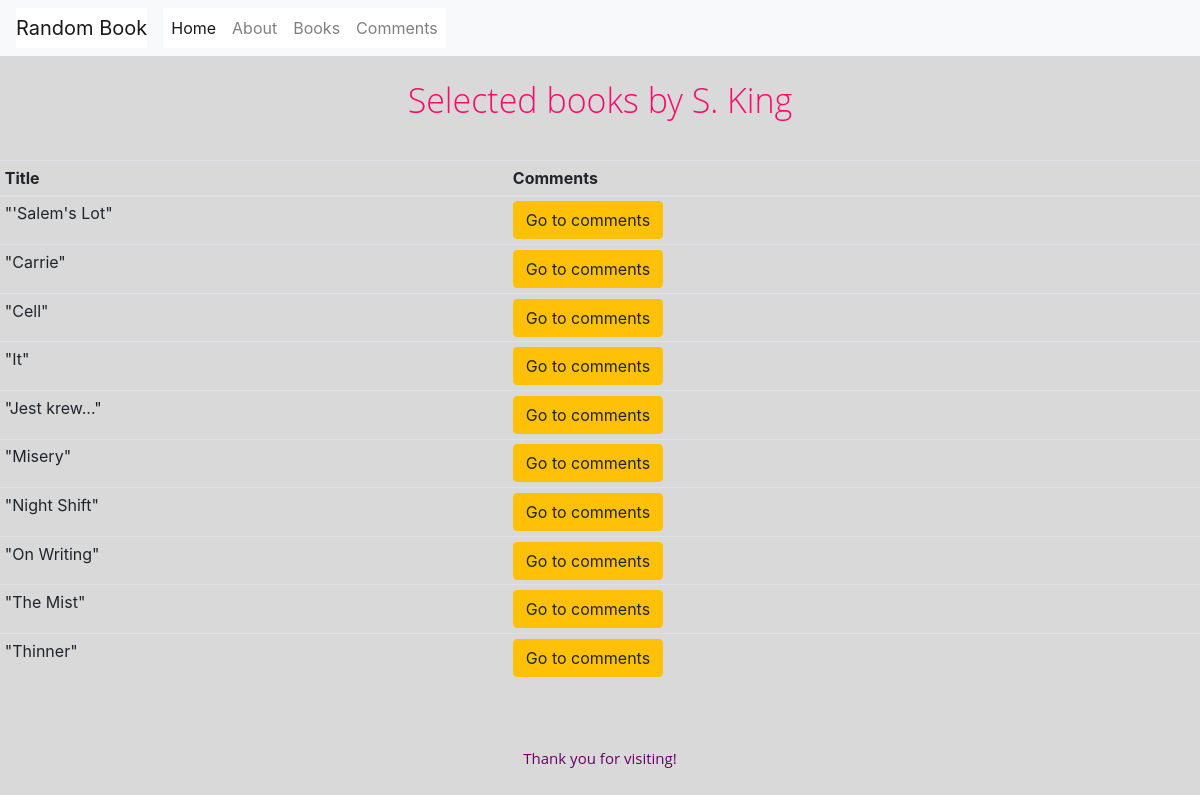
/books, run on the app's committed database.
### tables this page shows
CREATE TABLE books(id INTEGER PRIMARY KEY AUTOINCREMENT, title TEXT UNIQUE, author TEXT);

### app/views.py (the view)
@app.route('/books')
def get_books():
    books = bookService.get_titles()
    return render_template('books.html', books=books)

### app/bookService.py (called while the page is built)
    def get_titles(self):
        connection = sqlite3.connect('my_book.db')
        c = connection.cursor()
        c.execute("SELECT id, title FROM books")
        results = c.fetchall()
        return results

### app/templates/books.html
{% extends 'layout.html' %}
{% block content%}
<h1>Selected books by S. King</h1>
<br>
<table class="table table-sm">
    <thead>
    <tr>
        <th scope="col">Title</th>
        <th scope="col">Comments</th>
    </tr>
    </thead>
    <tbody>
    {% for book in books%}
    <tr>
        <td>"{{book[1]}}"</td>
        <td><a class="btn btn-warning" href="{{url_for('book_comments', id=book[0], title=book[1])}}" role="button">Go
            to comments</a></td>
    </tr>
    {% endfor%}
    </tbody>
</table>
{% endblock %}

### app/static/css/main.css (style rules this page uses)
body { background-color: #d9d9d9; }
h1 { color: #F90B6D; font-family: 'Open Sans', sans-serif; font-size: 34px; font-weight: 300; line-height: 40px; margin: 0 0 16px; }
a { background: #fff; color: #222; text-decoration: none; }

### data on the page
books: title "'Salem's Lot"
books: title "Carrie"
books: title "Cell"
books: title "It"
books: title "Jest krew..."
books: title "Misery"
books: title "Night Shift"
books: title "On Writing"
books: title "The Mist"
books: title "Thinner"
